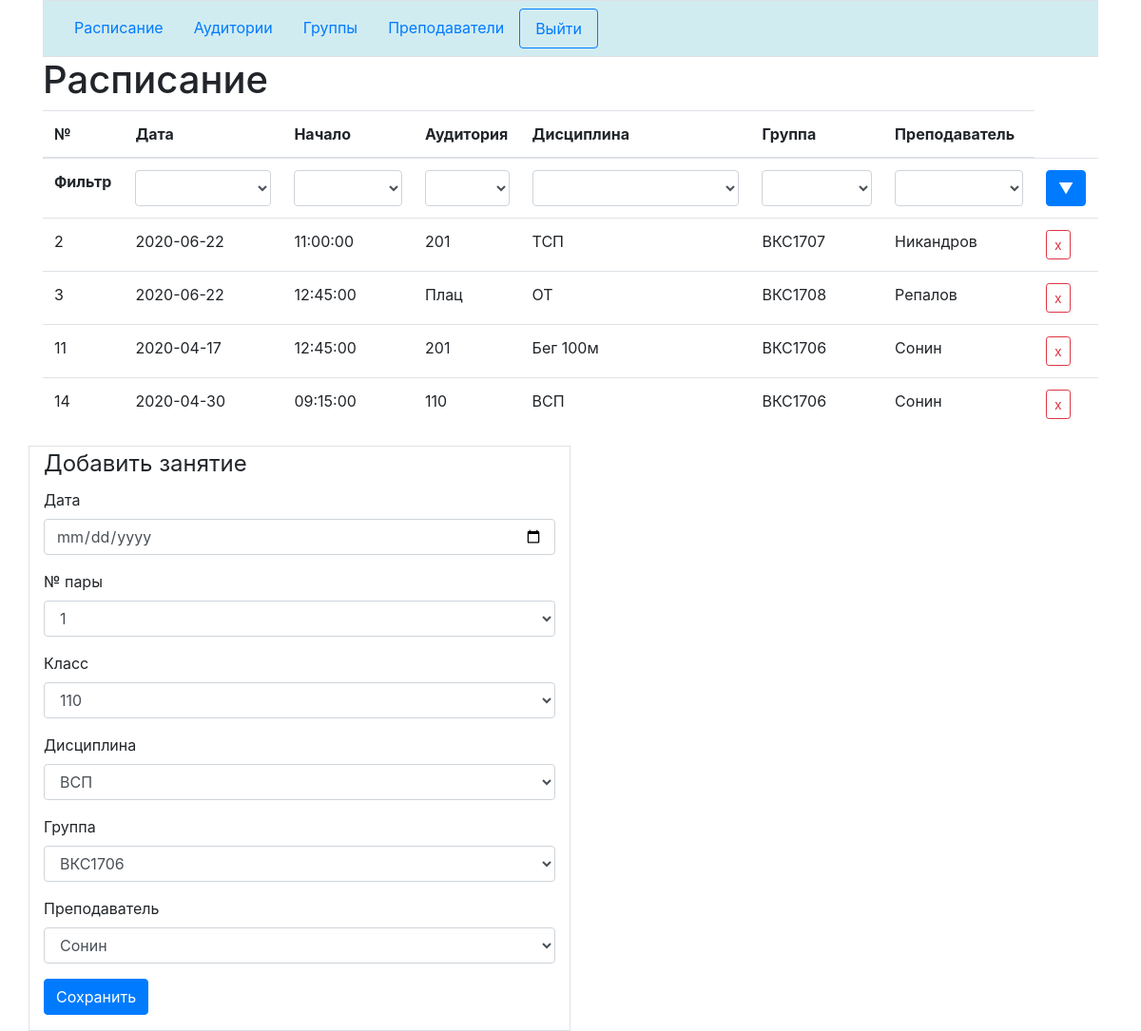
The page /schedule.php (signed in) on the database its author committed.
### tables this page shows
CREATE TABLE `schedule` (
  `id` int(11) NOT NULL,
  `day` date NOT NULL,
  `lesson_id` int(11) NOT NULL,
  `class_id` int(11) NOT NULL,
  `discipline_id` int(11) NOT NULL,
  `group_id` int(11) NOT NULL,
  `tutor_id` int(11) NOT NULL
);

CREATE TABLE `lessons` (
  `id` int(10) NOT NULL,
  `beginning` time NOT NULL,
  `ending` time NOT NULL
);

CREATE TABLE `classes` (
  `id` int(11) NOT NULL,
  `place` varchar(45) DEFAULT NULL,
  `capacity` int(11) DEFAULT NULL
);

CREATE TABLE `disciplines` (
  `id` int(11) NOT NULL,
  `name` varchar(45) DEFAULT NULL
);

CREATE TABLE `groups` (
  `id` int(10) NOT NULL,
  `name` varchar(45) NOT NULL
);

CREATE TABLE `tutors` (
  `id` int(10) NOT NULL,
  `firstName` varchar(45) NOT NULL,
  `secondName` varchar(45) NOT NULL,
  `phone` varchar(45) NOT NULL,
  `email` varchar(45) NOT NULL
);

### includes/functions.php (called while the page is built, shortened)
<?php
function result_to_array($result){
    $array = array();
    $count = 0;
    while ($row = mysqli_fetch_assoc($result)) {
        $array[$count] = $row;
        $count++;
    }
    return $array;
}

### includes/arrays.php (called while the page is built, shortened)
<?php
include 'functions.php';
$groups = result_to_array(
mysqli_query($connection, 'select * from groups')
);
$classes = result_to_array(
mysqli_query($connection, 'select * from classes')
);
$tutors = result_to_array(
mysqli_query($connection, 'select * from tutors')
);
$schedule = result_to_array(
mysqli_query($connection, 'select * from schedule')
);
$lessons = result_to_array(
mysqli_query($connection, 'select * from lessons')
);
$disciplines = result_to_array(
mysqli_query($connection, 'select * from disciplines')
);

### schedule.php (the view, shortened to what this page needs)
<?php
include 'includes/db.php';
include 'includes/arrays.php';
function construct_query($day, $lesson_id, $class_id, $discipline_id, $group_id, $tutor_id)
{
    $from = 'schedule';
    $where = '';
    return "select * from {$from} {$where}";
}
$schedule = result_to_array(
        mysqli_query($connection, construct_query(
                $_GET['day'],
                $_GET['lesson_id'],
                $_GET['class_id'],
                $_GET['discipline_id'],
                $_GET['group_id'],
                $_GET['tutor_id']
        ))
);
?>
    <!doctype html>
    <html lang="ru">
    <head>
        <link rel="stylesheet" href="https://stackpath.bootstrapcdn.com/bootstrap/4.4.1/css/bootstrap.min.css"
>
    </head>
    <body>
    <div class="container">
        <?php
        include "includes/nav.php";
        ?>
        <div class="row">
            <div class="col">
                <h1>Расписание</h1>
                <table class='table'>
                    <thead>
                    <th>№</th>
                    <th>Дата</th>
                    <th>Начало</th>
                    <th>Аудитория</th>
                    <th>Дисциплина</th>
                    <th>Группа</th>
                    <th>Преподаватель</th>
                    </thead>
                    <tbody>
                    <tr>
                        <form action="includes/filter.php" method="post" id="filterForm">
                            <th>Фильтр</th>
                            <td>
                                <select name="day" class="form-control">
                                    <option value=""></option>
                                    <?php
                                    $days = result_to_array(
                                        mysqli_query($connection, "select distinct day from schedule order by day")
                                    );
                                    foreach ($days as $item) {
                                        echo "
                                <option>{$item['day']}</option>
                                ";
                                    }
                                    ?>
                                </select>
                            </td>
                            <td>
                                <select class="form-control" name="lesson_id">
                                    <option value=""></option>
                                    <?php
                                    foreach ($lessons as $lesson) {
                                        echo "<option value=" . $lesson['id'] . ">{$lesson['beginning']}</option>";
                                    }
                                    ?>
                                </select>
                            </td>
                            <td>
                                <select type="" class="form-control" name="class_id">
                                    <option value=""></option>
                                    <?php
                                    foreach ($classes as $class) {
                                        echo "<option value='{$class['id']}'>{$class['place']}</option>";
                                    }
                                    ?>
                                </select>
                            </td>
                            <td>
                                <select type="" class="form-control" name="discipline_id">
                                    <option value=""></option>
                                    <?php
                                    foreach ($disciplines as $discipline) {
                                        echo "<option value='{$discipline['id']}'>{$discipline['name']}</option>";
                                    }
                                    ?>
                                </select>
                            </td>
                            <td>
                                <select type="" class="form-control" name="group_id">
                                    <option value=""></option>
                                    <?php
                                    foreach ($groups as $group) {
                                        echo "<option value='{$group['id']}'>{$group['name']}</option>";
                                    }
                                    ?>
                                </select>
                            </td>
                            <td>
                                <select type="" class="form-control" name="tutor_id">
                                    <option value=""></option>
                                    <?php
                                    foreach ($tutors as $tutor) {
                                        echo "<option value='{$tutor['id']}'>{$tutor['secondName']}</option>";
                                    }
                                    ?>
                                </select>
                            </td>
                            <td>
                                <button type="submit" class="btn btn-primary">▼</button>
                            </td>
                        </form>
                    </tr>
                    <?php
                    foreach ($schedule as $item) {
                        echo "
                        <tr>
                            <td>{$item['id']}</td>
                            <td>{$item['day']}</td>
                            <td>{$lessons[$item['lesson_id']-1]['beginning']}</td>
                            <td>{$classes[$item['class_id']-1]['place']}</td>
                            <td>{$disciplines[$item['discipline_id']-1]['name']}</td>
                            <td>{$groups[$item['group_id']-1]['name']}</td>
                            <td>{$tutors[$item['tutor_id']-1]['secondName']}</td>";
                        if ($_SESSION['login'] == 'admin') {
                            $id = $item['id'];
                            echo "
                            <td>
                             <form method='post' action='includes/deleteItem.php'>
                            <button type='submit' name='del' value='{$id}' class='btn btn-sm btn-outline-danger'>x</button>
                             </form>
                            </td>
                            ";
                        }
                        echo "</tr>
                ";
                    }
                    ?>
                    </tbody>
                </table>
            </div>
        </div>
        <?php
        if ($_SESSION['login'] == 'admin') {
            include 'includes/addItemForm.php';
        }
        ?>
    </div>
    </body>
    </html>

### rows shown on the page
schedule: id "2", day "2020-06-22", lesson.beginning "11:00:00", class.place "201", discipline.name "ТСП", group.name "ВКС1707", tutor.secondName "Никандров"
schedule: id "3", day "2020-06-22", lesson.beginning "12:45:00", class.place "Плац", discipline.name "ОТ", group.name "ВКС1708", tutor.secondName "Репалов"
schedule: id "11", day "2020-04-17", lesson.beginning "12:45:00", class.place "201", discipline.name "Бег 100м", group.name "ВКС1706", tutor.secondName "Сонин"
schedule: id "14", day "2020-04-30", lesson.beginning "09:15:00", class.place "110", discipline.name "ВСП", group.name "ВКС1706", tutor.secondName "Сонин"

### other values the page prints
form field lesson_id "1"
form field class_id "110"
form field discipline_id "ВСП"
form field group_id "ВКС1706"
form field tutor_id "Сонин"
